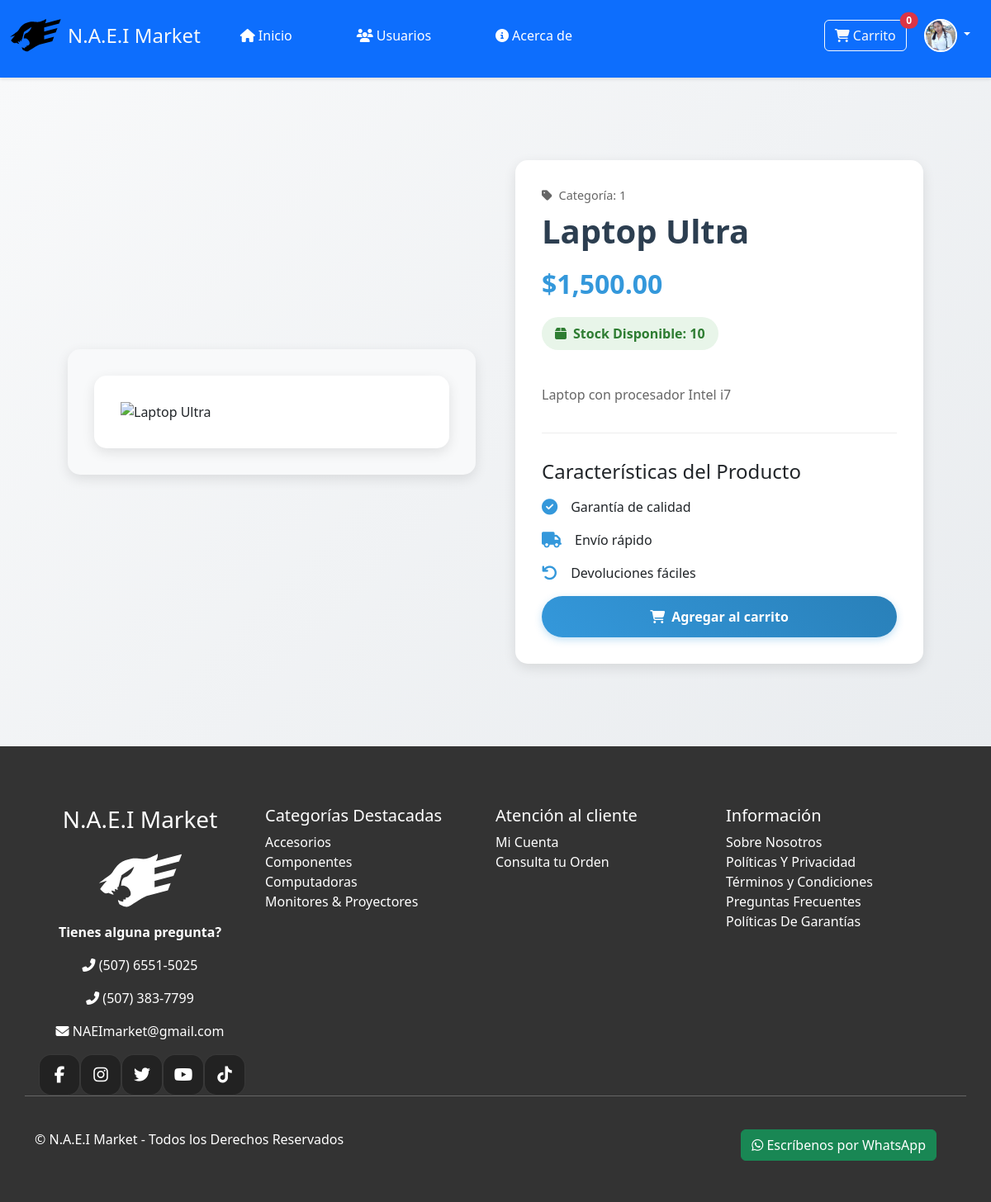
The page /details.php?id=1 (signed in) on the database its author committed.
### tables this page shows
CREATE TABLE `usuarios` (
    `id` int(11) NOT NULL,
    `nombre` varchar(255) NOT NULL,
    `apellido` varchar(255) NOT NULL,
    `correo` varchar(255) NOT NULL,
    `contraseña` varchar(255) NOT NULL,
    `rol` enum(
        'admin',
        'contador',
        'ayudante'
    ) NOT NULL,
    `foto_perfil` varchar(255) DEFAULT NULL
);

CREATE TABLE `productos` (
    `id` int(11) NOT NULL,
    `nombre` varchar(255) NOT NULL,
    `descripcion` text,
    `precio` decimal(10, 2) NOT NULL,
    `stock` int(11) NOT NULL,
    `categoria_id` int(11) DEFAULT NULL,
    `imagen` varchar(255) DEFAULT NULL,
    `descripcion_larga` text
);

### Controllers/function.php (called while the page is built, shortened)
<?php
function obtenerTotalCarrito() {
return 0;
}

### public/details.php (the view, shortened to what this page needs)
<?php
require_once '../Controllers/function.php';
require_once '../config/connection.php';
$id_producto = isset($_GET['id']) ? intval($_GET['id']) : null;
$sql = "SELECT id, nombre, descripcion, descripcion_larga, precio, stock, categoria_id, imagen FROM productos WHERE id = ?";
$stmt = $conn->prepare($sql);
$stmt->bind_param("i", $id_producto);
if (!$stmt->execute()) {
    die("Error al ejecutar la consulta: " . $stmt->error);
}
$result = $stmt->get_result();
$producto = $result->fetch_assoc();
?>
<!DOCTYPE html>
<html lang="es">
<head>
    <link rel="stylesheet" href="/src/css/styles.css">
    <link rel="stylesheet" href="https://cdn.jsdelivr.net/npm/bootstrap@5.3.0/dist/css/bootstrap.min.css">
    <link rel="stylesheet" href="https://cdn.jsdelivr.net/npm/toastify-js/src/toastify.min.css">
    <link rel="stylesheet" href="https://cdnjs.cloudflare.com/ajax/libs/font-awesome/6.0.0-beta3/css/all.min.css">
</head>
<body>
    <?php include '../src/components/header.php'; ?>
    <main id="details" class="details-content">
        <div class="container">
            <section class="py-5">
                <div class="row gx-4 gx-lg-5 align-items-center">
                    <div class="col-md-6">
                        <div class="product-image-container">
                            <?php if (!empty($producto['imagen'])): ?>
                                <img src="<?php echo htmlspecialchars($producto['imagen']); ?>"
                                    alt="<?php echo htmlspecialchars($producto['nombre']); ?>"
                                    class="product-image"
                                    onerror="this.onerror=null; this.src='/assets/img/placeholder.png';">
                            <?php else: ?>
                                <i class="fas fa-image product-image-placeholder"></i>
                            <?php endif; ?>
                        </div>
                    </div>
                    <div class="col-md-6">
                        <div class="product-info">
                            <div class="product-category">
                                <i class="fas fa-tag me-2"></i>Categoría: <?php echo $producto['categoria_id']; ?>
                            </div>
                            <h1 class="product-title"><?php echo htmlspecialchars($producto['nombre']); ?></h1>
                            <div class="product-price">
                                $<?php echo number_format($producto['precio'], 2); ?>
                            </div>
                            <div class="product-stock">
                                <i class="fas fa-box me-2"></i>Stock Disponible: <?php echo $producto['stock']; ?>
                            </div>
                            <p class="product-description"><?php echo htmlspecialchars($producto['descripcion']); ?></p>
                            <div class="product-features">
                                <h4 class="mb-3">Características del Producto</h4>
                                <div class="feature-item">
                                    <i class="fas fa-check-circle feature-icon"></i>
                                    <span>Garantía de calidad</span>
                                </div>
                                <div class="feature-item">
                                    <i class="fas fa-truck feature-icon"></i>
                                    <span>Envío rápido</span>
                                </div>
                                <div class="feature-item">
                                    <i class="fas fa-undo feature-icon"></i>
                                    <span>Devoluciones fáciles</span>
                                </div>
                            </div>
                            <button class="btn btn-add-cart w-100" id="BtnAddCarrito" type="button"
                                onclick="addToCart(event)">
                                <i class="fas fa-shopping-cart me-2"></i>Agregar al carrito
                            </button>
                        </div>
                    </div>
                </div>
            </section>
        </div>
    </main>
</body>
</html>

### src/components/header.php (shortened to what this page needs)
<?php
include '../config/connection.php';
$rol = 'cliente';
$avatar = "/assets/img/logo/profile-1.png";
if (isset($_SESSION['usuario_id'])) {
    $user_id = $_SESSION['usuario_id'];
    $sql = "SELECT nombre, apellido, correo, foto_perfil, rol FROM Usuarios WHERE id = ?";
    $stmt = $conn->prepare($sql);
    $stmt->bind_param('i', $user_id);
    $stmt->execute();
    $result = $stmt->get_result();
    if ($result->num_rows > 0) {
        $user = $result->fetch_assoc();
        $avatar = $user['foto_perfil'];
        $rol = $user['rol'];
    }
}
?>
<header>
    <nav class="navbar navbar-expand-lg bg-primary d-flex flex-wrap align-items-center justify-content-center justify-content-md-between py-3">
        <div class="container-fluid mb-2">
            <a href="/" class="d-inline-flex link-body-emphasis text-decoration-none align-items-center">
                <img src="/assets/img/logo/Fastify_light.svg" alt="Logo" class="me-2" style="height: 40px;">
                <h4 class="text-center text-light m-0">N.A.E.I Market</h4>
            </a>
            <div class="collapse navbar-collapse" id="navbarSupportedContent">
                <ul class="nav col-12 col-md-auto mb-2 align-items-center justify-content-center justify-content-md-between mb-md-0">
                    <li>
                        <a href="/public/home_product.php" class="nav-link px-2 text-white">
                            <i class="fas fa-home me-1"></i>Inicio
                        </a>
                    </li>
                    <?php if ($rol === 'admin'): ?>
                        <li>
                            <a href="/public/admin/dashboard.php" class="nav-link px-2 text-white">
                                <i class="fas fa-users me-1"></i>Usuarios
                            </a>
                        </li>
                    <?php endif; ?>
                    <li>
                        <a href="#" class="nav-link px-2 text-white">
                            <i class="fas fa-info-circle me-1"></i>Acerca de
                        </a>
                    </li>
                </ul>
                <div class="d-flex align-items-center">
                    <a href="/public/carrito.php" title="Mi Carrito"
                        class="btn btn-outline-light position-relative mx-2 text-decoration-none d-flex align-items-center">
                        <i class="fas fa-shopping-cart me-1"></i>
                        Carrito
                        <span class="badge bg-danger text-white ms-1 rounded-pill position-absolute top-0 start-100 translate-middle"
                            id="num_cont">
                            <?php echo obtenerTotalCarrito() ?>
                        </span>
                    </a>
                    <?php if (isset($_SESSION['usuario_id']) && ($user)): ?>
                        <div class="nav-item dropdown" title="Mi cuenta">
                            <a class="btn btn-icon dropdown-toggle text-white" id="navbarDropdownUserImage" href="#" role="button"
                                data-bs-toggle="dropdown" aria-expanded="false">
                                <img class="rounded-circle border border-2 border-white" style="width: 40px; height: 40px; object-fit: cover;"
                                    src="<?php echo htmlspecialchars($avatar); ?>" alt="Foto de perfil">
                            </a>
                        </div>
                    <?php endif; ?>
                </div>
            </div>
        </div>
    </nav>
</header>

### src/css/styles.css (style rules this page uses)
body { font-family: Arial, sans-serif; line-height: 1.6; margin: 0; padding: 0; background-size: cover; color: #fff; }
h1, h2 { color: #ffcc00; }
.text-decoration-none { text-decoration: none; color: white; }
header ul { list-style: none; padding: 0; }
header ul li { display: inline; margin: 0 15px; }
header ul li a { display: block; color: white; display: block; font-size: 22px; margin: 7px; margin-inline-start: 25px; padding: 10px 15px; position: relative; text-decoration: none; }
.navbar-collapse { justify-content: space-between; }
section { margin: 20px; padding: 20px; border-radius: 10px; }
.footer { background-color: #333; color: #fff; }
.footer a { color: #fff; text-decoration: none; }
.icons { display: flex; justify-content: end; cursor: pointer; }
.icons a { text-decoration: none; list-style: none; }
.icons i { display: flex; justify-content: center; align-items: center; font-size: 20px; width: 50px; height: 50px; border: solid 1px rgba(255, 255, 255, 0.1); border-radius: 30%; background-color: #222; color: white; transition: background-color 0.3s, color 0.3s; }

### public/details.php (style rules this page uses)
.details-content { background: linear-gradient(135deg, #f8f9fa 0%, #e9ecef 100%); min-height: calc(100vh - 76px); padding: 2rem 0; }
.product-image { border-radius: 15px; box-shadow: 0 5px 15px rgba(0, 0, 0, 0.1); transition: all 0.3s ease; max-height: 500px; object-fit: contain; background: white; padding: 2rem; width: 100%; }
.product-image-container { position: relative; background: #f8f9fa; border-radius: 15px; padding: 2rem; display: flex; align-items: center; justify-content: center; box-shadow: 0 5px 15px rgba(0, 0, 0, 0.1); }
.product-info { background: white; border-radius: 15px; padding: 2rem; box-shadow: 0 5px 15px rgba(0, 0, 0, 0.1); }
.product-title { color: #2c3e50; font-weight: 700; margin-bottom: 1rem; }
.product-price { font-size: 2rem; color: #3498db; font-weight: 700; margin: 1rem 0; }
.product-description { color: #666; line-height: 1.8; margin: 1.5rem 0; }
.product-stock { background: #e8f5e9; color: #2e7d32; padding: 0.5rem 1rem; border-radius: 25px; font-weight: 600; display: inline-block; margin-bottom: 1rem; }
.btn-add-cart { background: linear-gradient(45deg, #3498db, #2980b9); color: white; border: none; padding: 0.8rem 2rem; border-radius: 25px; font-weight: 600; transition: all 0.3s ease; box-shadow: 0 3px 10px rgba(52, 152, 219, 0.3); }
.product-category { color: #666; font-size: 0.9rem; margin-bottom: 0.5rem; }
.product-features { margin-top: 2rem; padding-top: 2rem; border-top: 1px solid #eee; }
.feature-item { display: flex; align-items: center; margin-bottom: 1rem; }
.feature-icon { color: #3498db; margin-right: 1rem; font-size: 1.2rem; }

### src/components/header.php (style rules this page uses)
.navbar { box-shadow: 0 2px 4px rgba(0, 0, 0, 0.1); }
.nav-link { transition: all 0.3s ease; position: relative; }
.nav-link::after { content: ''; position: absolute; width: 0; height: 2px; bottom: 0; left: 50%; background-color: white; transition: all 0.3s ease; }
.btn-icon { transition: all 0.3s ease; }
#navbarDropdownUserImage img { transition: all 0.3s ease; }
.badge { transition: all 0.3s ease; }

### rows shown on the page
usuarios: foto_perfil (picture)
productos: categoria "1", nombre "Laptop Ultra", precio "1,500.00", stock "10", descripcion "Laptop con procesador Intel i7"

### other values the page prints
obtenerTotalCarrito() "0"
